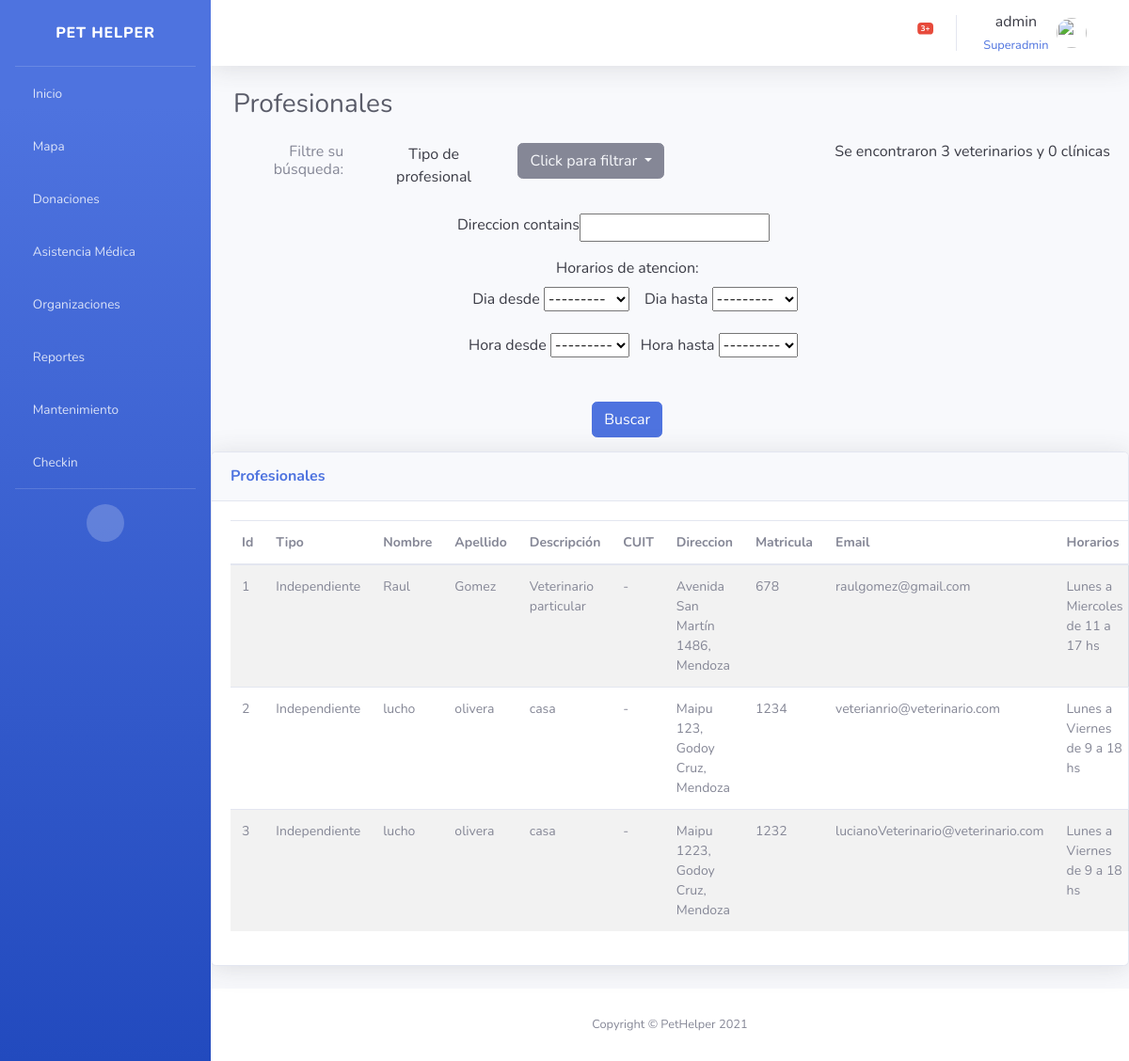
Page /profesionales/veterinarios (signed in) on the committed database.
### usuario/models.py (models this page shows, shortened)
class Usuario(AbstractBaseUser, PermissionsMixin):
    email = models.EmailField('Email', unique=True)
    username = models.CharField(max_length=25, unique=True)
    permiso = models.PositiveSmallIntegerField(choices=PERMISOS, null=True, default=1)
    apellido = models.CharField(max_length=25)
    date_joined = models.DateTimeField(default=timezone.now)
    DNI = models.CharField(max_length=8, default="", validators=[dni_regex])
    foto = models.ImageField(upload_to="usuario",blank=True, null=True)
    telefono = models.CharField(max_length=10, null=True, default="", help_text="Ejemplo: 2614247398")
    direccion = models.CharField(max_length=100, blank=True, null=True, help_text="Ejemplo: Maipu 123, Godoy Cruz, Mendoza")
    objects = UserManager()
    is_active = models.BooleanField('active', default=True)
    is_staff = models.BooleanField(default=True)
    USERNAME_FIELD = "email"
    REQUIRED_FIELDS = ["username"]

### organizaciones/models.py (models this page shows, shortened)
class Veterinario(ClaseModelo):
    descripcion = models.CharField(max_length=100, null=False)
    logo = models.ImageField(upload_to="veterinario",blank=True, null=True)
    nombre = models.CharField(max_length=100, null=False, default="")
    apellido = models.CharField(max_length=100, null=False, default="")
    email = models.EmailField('Email', unique=True, null=False)
    matricula = models.CharField(max_length=4, null=False, default="", unique=True)
    whatsapp = models.CharField( max_length=17, null=False, unique=True, validators=[phone_regex], help_text="Ejemplo: 2614247398")
    direccion = models.CharField(max_length=50, null=True, help_text="Ejemplo: Maipu 123, Godoy Cruz, Mendoza")
    dia_desde = models.PositiveSmallIntegerField(choices=DIAS, default="1")
    dia_hasta = models.PositiveSmallIntegerField(choices=DIAS, default="5")
    hora_desde = models.PositiveSmallIntegerField(choices=HORAS_DE_DIA_24, default="9")
    hora_hasta = models.PositiveSmallIntegerField(choices=HORAS_DE_DIA_24, default="18")
    calificacion = models.PositiveIntegerField(null=True, blank=True,default=0,
        validators=[ MinValueValidator(0),
                    MaxValueValidator(5)
        ])
    calificacion_total = models.PositiveSmallIntegerField(null= True, blank=True,default=0)
    class Meta:
        verbose_name_plural = 'veterinarios'

### organizaciones/views.py (the view)
# urls.py: path('profesionales/veterinarios', login_required(VeterinarioFilterView.as_view()), name='filter_veterinarios'),
class VeterinarioFilterView(generic.ListView):
    model = Veterinario
    template_name = 'organizaciones/filter_veterinario.html'
    login_url = 'bases/login.html'
    def get_context_data(self, **kwargs):
        context = super().get_context_data(**kwargs)
        veterinarios = Veterinario.objects.all()
        context['total_veterinarios'] = Veterinario.objects.all().count
        context['total_clinicas'] = 0
        context['myFilter'] = VeterinarioFilter(self.request.GET, queryset=veterinarios)
        context['veterinarios'] = context['myFilter'].qs
        return context

### organizaciones/templates/organizaciones/filter_veterinario.html (shortened to what this page needs)
{% extends 'base/base.html' %} {% block page_content %}
<div class="container-fluid">
    <h1 class="h3 mb-4 text-gray-800">Profesionales</h1>
</div>
<div class="text-gray-900 text-center" style="margin-bottom: 15px;">
    <h6 style="float: right;margin-bottom: 8px;margin-right: 20px;"> Se encontraron {{ total_veterinarios }} veterinarios y {{ total_clinicas }} clínicas</h6>
    <div class="container">
        <div class="row">
            <div class="col-sm-3 text-gray-600">
                <h6><i class="fas fa-filter"></i> Filtre su búsqueda: </h6>
            </div>
            <div class="col-sm-2">
                <label>Tipo de profesional </label>
            </div>
            <div class="col-lg-5 form-group">
                <div class="container" id="container-button">
                    <div class="text-center">
                        <div class="dropdown">
                            <button class="btn btn-secondary text-gray-100 dropdown-toggle" style="float:left;margin-bottom: 5px;" type="button" id="dropdownMenuButton" data-toggle="dropdown" aria-haspopup="true" aria-expanded="false">
                            Click para filtrar
                            </button>
                        </div>
                    </div>
                </div>
            </div>
            <div class="text-center pt-3" style="margin-left: 250px;">
                <form method="get">
                    <div class="form-group row">
                        {{ myFilter.form.direccion.label}}
                        {{ myFilter.form.direccion }}
                    </div>
                    <label>Horarios de atencion: </label>
                    <div class="form-group row">
                        <div class="col">
                            <label>{{myFilter.form.dia_desde.label}}</label>
                            {{myFilter.form.dia_desde}}
                        </div>
                        <div>
                            <label>{{myFilter.form.dia_hasta.label}}</label>
                            {{myFilter.form.dia_hasta}}
                        </div>
                    </div>
                    <div class="form-group row">
                        <div class="col">
                            <label>{{myFilter.form.hora_desde.label}}</label>
                            {{myFilter.form.hora_desde}}
                        </div>
                        <div>
                            <label>{{myFilter.form.hora_hasta.label}}</label>
                            {{myFilter.form.hora_hasta}}
                        </div>
                    </div>
                    <br><button type="submit" class="btn btn-primary"> Buscar </button>
                </form>
            </div>
        </div>
    </div>
</div>
<div class="card shadow mb-4">
    <div class="card-header py-3 d-flex flex-row align-items-center justify-content-between">
        <h6 class="m-0 font-weight-bold text-primary">Profesionales</h6>
    </div>
    <div class="card-body">
        {% if not clinicas and not veterinarios %}
        <div class="alert alert-warning" role="alert">No hay profesionales</div>
        {% else %}
        <table class="table table-striped table-hover" cellspacing="0" cellpadding="0" style="font-size:14px">
            <thead>
                <th>Id</th>
                <th>Tipo</th>
                <th>Nombre</th>
                <th>Apellido</th>
                <th>Descripción</th>
                <th>CUIT</th>
                <th>Direccion</th>
                <th>Matricula</th>
                <th>Email</th>
                <th>Horarios</th>
            </thead>
            <tbody>
                {% for veterinario in veterinarios  %}
                <tr>
                    <td>{{ veterinario.id  }}</td>
                    <td> Independiente </td>
                    <td>{{ veterinario.nombre }}</td>
                    <td> {{ veterinario.apellido }}</td>
                    <td>{{ veterinario.descripcion }}</td>
                    <td> - </td>
                    <td>{{veterinario.direccion}}</td>
                    <td>{{ veterinario.matricula }}</td>
                    <td>{{ veterinario.email }}</td>
                    <td> {{veterinario.get_dia_desde_display}} a {{veterinario.get_dia_hasta_display}} de {{veterinario.hora_desde}} a {{veterinario.hora_hasta}} hs </td>
                </tr>
                {% endfor %}
            </tbody>
        </table>
        {% endif %}
    </div>
</div>
{% endblock %}

### templates/base/base.html (shortened to what this page needs)
{% load static %}
<!DOCTYPE html>
<html lang="en">
<head>
    <link href="{% static 'base/vendor/fontawesome-free/css/all.min.css' %}" rel="stylesheet" type="text/css">
    <link href="{% static 'base/css/sb-admin-2.min.css' %}" rel="stylesheet">
    <link href='https://api.mapbox.com/mapbox-gl-js/v2.5.1/mapbox-gl.css' rel='stylesheet' />
    <link rel="stylesheet" type="text/css" href="https://cdn.datatables.net/1.11.3/css/jquery.dataTables.css">
    <link rel="stylesheet" href="https://cdnjs.cloudflare.com/ajax/libs/font-awesome/4.7.0/css/font-awesome.min.css">
    <link href="{% static 'base/css/star.css' %}" rel="stylesheet">
</head>
<body id="page-top" class="bg-gradient-primary">
    {% block side_bar %}
    <div id="wrapper">
        <ul class="navbar-nav bg-gradient-primary sidebar sidebar-dark accordion" id="accordionSidebar">
            <a class="sidebar-brand d-flex align-items-center justify-content-center" href="{% url 'bases:home' %}">
                <div class="sidebar-brand-text mx-3">Pet Helper</div>
            </a>
            <hr class="sidebar-divider my-0">
            <li class="nav-item">
                <a class="nav-link" href="{% url 'bases:home' %}">
                    <i class="fas fa-home"></i>
                    <span>Inicio</span></a>
            </li>
            {% if perms.mapa.view_direccion %}
            <li class="nav-item">
                <a class="nav-link collapsed" href="{% url 'mapa:mapa_list' %}">
                    <i class="fas fa-map-marker-alt"></i>
                    <span>Mapa</span>
                </a>
            </li>
            {% endif %}
            {% if perms.solicitud.view_solicitud_donacion_monetaria %}
            <li class="nav-item">
                <a class="nav-link" href="{% url 'solicitud:solicitud_list' %}">
                    <i class="fas fa-hand-holding-usd"></i>
                    <span>Donaciones</span>
                </a>
            </li>
            {% endif %}
            <li class="nav-item">
                <a class="nav-link collapsed" href="#" data-toggle="collapse" data-target="#collapseUtilities" aria-expanded="true" aria-controls="collapseUtilities">
                    <i class="fas fa-briefcase-medical"></i>
                    <span>Asistencia Médica</span>
                </a>
            </li>
            <li class="nav-item">
                <a class="nav-link" href="{% url 'organizaciones:listar_organizaciones' %}">
                    <i class="fas fa-users"></i>
                    <span>Organizaciones</span></a>
            </li>
            <li class="nav-item">
                <a class="nav-link" href="{% url 'reportes:reportes_list' %}">
                    <i class="fas fa-chart-bar"></i>
                    <span>Reportes</span></a>
            </li>
            <li class="nav-item">
                <a class="nav-link" href="{% url 'mantenimiento:backups' %}">
                    <i class="fas fa-chart-bar"></i>
                    <span>Mantenimiento</span></a>
            </li>
            <li class="nav-item">
                <a class="nav-link" href="{% url 'organizaciones:checkin' user.email %}">
                    <i class="fas fa-chart-bar"></i>
                    <span>Checkin</span></a>
            </li>
            <hr class="sidebar-divider d-none d-md-block">
            <div class="text-center d-none d-md-inline">
                <button class="rounded-circle border-0" id="sidebarToggle"></button>
            </div>
        </ul>
        {% endblock side_bar %}
        <div id="content-wrapper" class="d-flex flex-column">
            <div id="content">
                {% block top_bar %}
                <nav class="navbar navbar-expand navbar-light bg-white topbar mb-4 static-top shadow">
                    <ul class="navbar-nav ml-auto">
                        <li class="nav-item dropdown no-arrow mx-1">
                            <a class="nav-link dropdown-toggle" href="#" id="alertsDropdown" role="button" data-toggle="dropdown" aria-haspopup="true" aria-expanded="false">
                                <i class="fas fa-bell fa-fw"></i>
                                <span class="badge badge-danger badge-counter">3+</span>
                            </a>
                        </li>
                        <li class="nav-item dropdown no-arrow">
                            <a class="nav-link dropdown-toggle" href="#" id="userDropdown" role="button" data-toggle="dropdown" aria-haspopup="true" aria-expanded="false">
                                <span class="mr-2 d-none d-lg-inline text-gray-900 text-center">
                                    {{ user.username }}<br>
                                    {% if user.is_superuser %}
                                    <small class="text-primary">Superadmin</small>
                                    {% else %}
                                    <small class="text-primary">{{ user.get_permiso_display }}</small>
                                    {% endif %}
                                </span>
                                {% if user.foto %}
                                <img class="img-profile rounded-circle" src="{{ user.foto.url }}">
                                {% else %}
                                <img class="img-profile rounded-circle" src="{% static 'base/img/undraw_profile.svg' %}">
                                {% endif %}
                                <i class="fas fa-sort-down" style="margin-left: 5px;"></i>
                            </a>
                        </li>
                    </ul>
                </nav>
                {% endblock top_bar %}
                {% block page_content %}{% endblock %}
                {% block footer %}
            </div>
            <footer class="sticky-footer bg-white">
                <div class="container my-auto">
                    <div class="copyright text-center my-auto">
                        <span>Copyright &copy; PetHelper 2021</span>
                    </div>
                </div>
            </footer>
        </div>
        {% endblock %}
    </div>
</body>
</html>

### rows in the picture
Usuario: username "admin"
Veterinario: id "1", nombre "Raul", apellido "Gomez", descripcion "Veterinario particular", direccion "Avenida San Martín 1486, Mendoza", matricula "678", email "raulgomez@gmail.com", dia_desde "Lunes", dia_hasta "Miercoles", hora_desde "11", hora_hasta "17"
Veterinario: id "2", nombre "lucho", apellido "olivera", descripcion "casa", direccion "Maipu 123, Godoy Cruz, Mendoza", matricula "1234", email "veterianrio@veterinario.com", dia_desde "Lunes", dia_hasta "Viernes", hora_desde "9", hora_hasta "18"
Veterinario: id "3", nombre "lucho", apellido "olivera", descripcion "casa", direccion "Maipu 1223, Godoy Cruz, Mendoza", matricula "1232", email "lucianoVeterinario@veterinario.com", dia_desde "Lunes", dia_hasta "Viernes", hora_desde "9", hora_hasta "18"

### other values in the picture
{{ total_veterinarios }} "3"
{{ total_clinicas }} "0"
{{ myFilter.form.direccion.label }} "Direccion contains"
{{ myFilter.form.dia_desde.label }} "Dia desde"
{{ myFilter.form.dia_hasta.label }} "Dia hasta"
{{ myFilter.form.hora_desde.label }} "Hora desde"
{{ myFilter.form.hora_hasta.label }} "Hora hasta"
